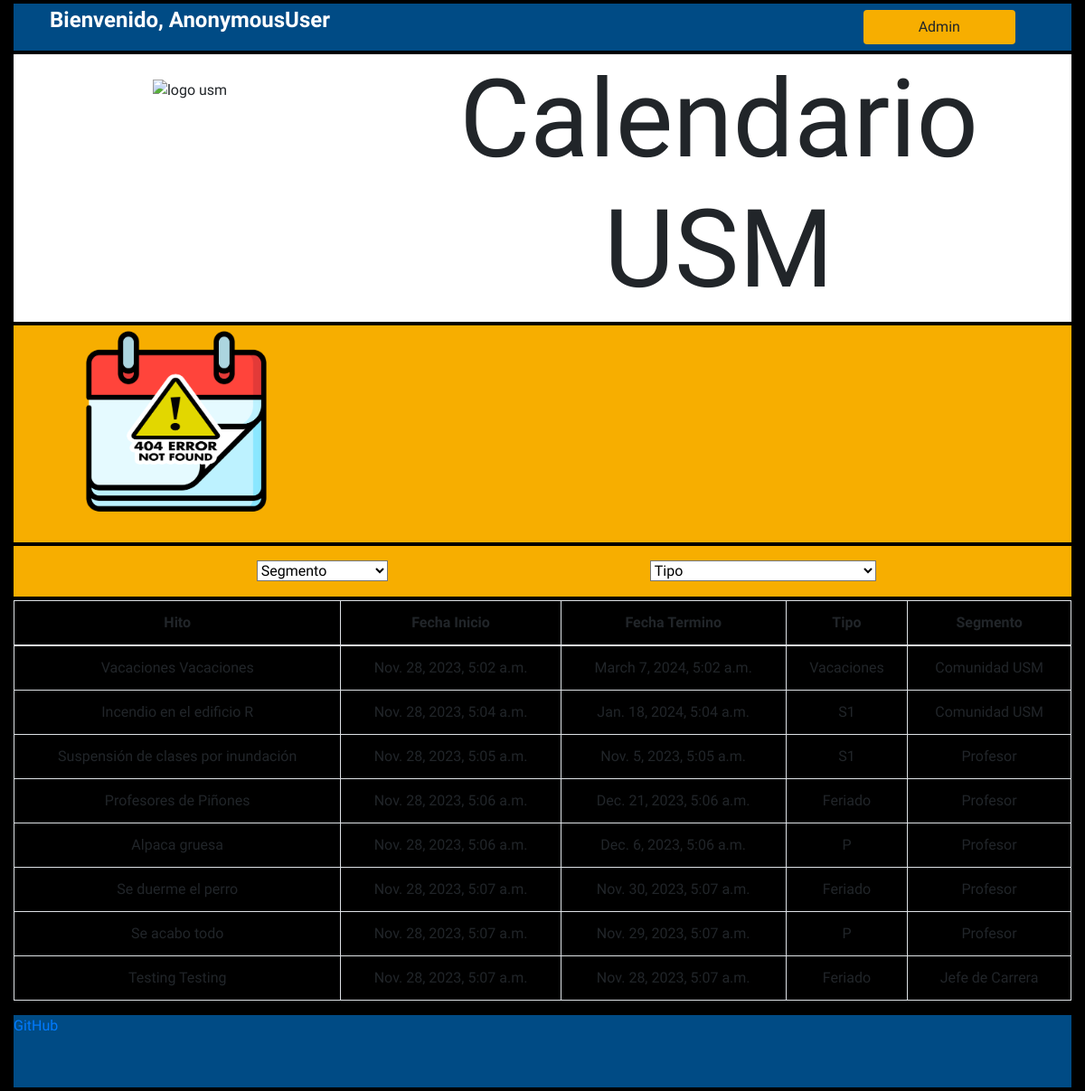
The app's page /, older data.
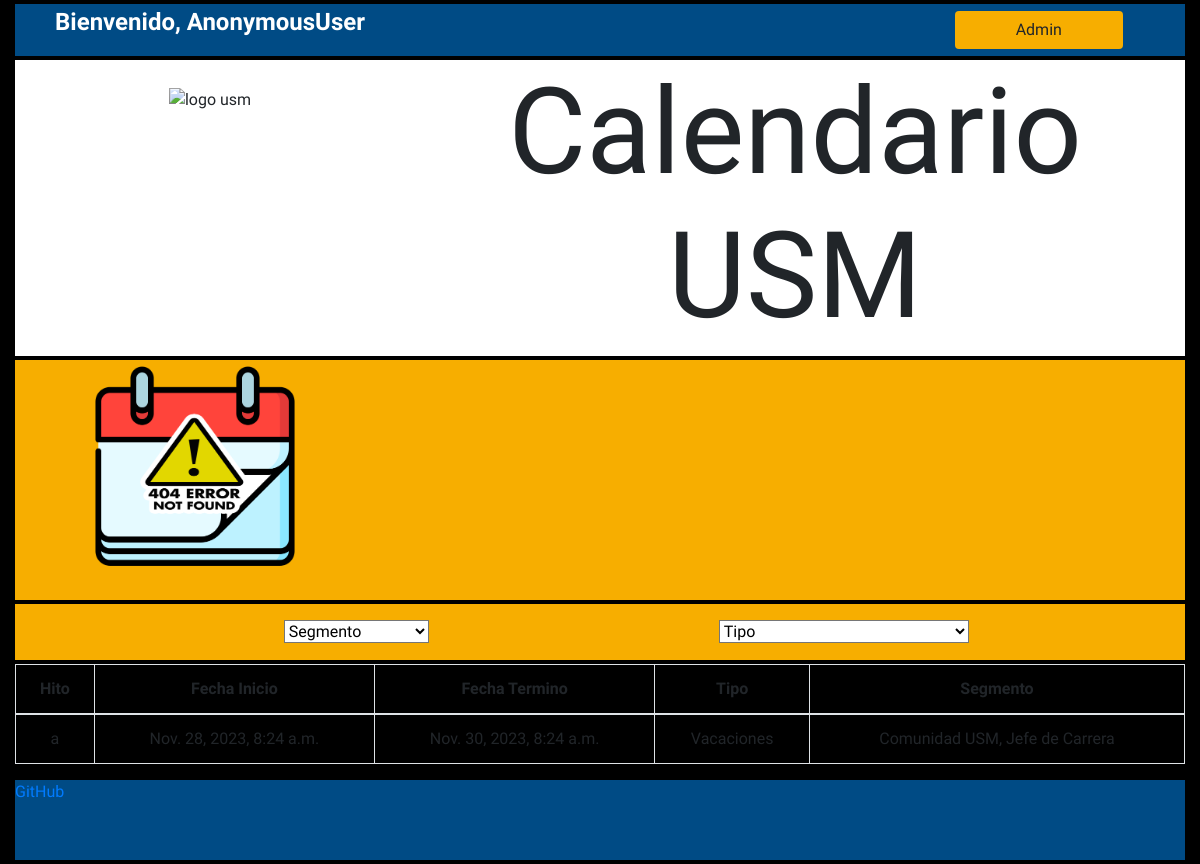
The same page, newer data.
### nuestrapp/models.py (models this page shows, shortened)
class Evento(models.Model):
    fecha_inicio = models.DateTimeField()
    fecha_termino = models.DateTimeField()
    titulo = models.CharField(max_length=50)
    descripcion = models.TextField(max_length=300)
    tipo_tipo = models.CharField(max_length=10,choices=TIPO_TIPO)
    tipo_segmento = MultiSelectField(choices=TIPO_SEGMENTO,
                                max_length=10)

### nuestrapp/views.py (the view)
# urls.py: path('', views.index, name="index"),
def index(request):
    respuestaSegmento = request.GET.get('Segmento')
    respuestaTipo = request.GET.get('Tipo')
    mostrar = False
    for u in UsuarioSegmento.objects.all():
        if u.usuario == request.user:
            segmento_usuario = u.tipo_segmento
            if (segmento_usuario in ["P","J"]):
                mostrar = True
    Usuario = request.user
    segmentos={"Comunidad_USM":'C',
                "Estudiante":'E',
                "Profesor":'P',
                "Jefe_de_Carrera":'J',
            }
    tipos = {"Vacaciones":'V',
            "Feriado":'F',
            "Suspensión_de_actividades":'SA',
            "Suspensión_de_actividades_PM":'SAPM',
            "Periodo_Lectivo":'PL',
            "Suspensión_de_evaluaciones":'SE',
            "Ceremonia":'C',
            "EDDA":'EDDA',
            "Evaluación":'E',
            "Ayudantías":'A',
            "Hito_Académico":'HA',
            "Secretaría_Académica":'SECA',
            "OAI":'OAI',
        }
    if (respuestaSegmento == 'Segmento' or respuestaSegmento == None) and (respuestaTipo == 'Tipo' or respuestaTipo == None): #Segmento none / Tipo none
        actividades = Evento.objects.all()
    elif (respuestaSegmento != 'Segmento') and (respuestaTipo != 'Tipo'): #Segmento [X] / Tipo [X]
        actividades = Evento.objects.filter(tipo_tipo__contains=tipos[respuestaTipo]).filter(tipo_segmento__contains=segmentos[respuestaSegmento])
    elif (respuestaSegmento != 'Segmento') and (respuestaTipo == 'Tipo' or respuestaTipo == None): #Segmento [X] / Tipo none
        actividades = Evento.objects.filter(tipo_segmento__contains=segmentos[respuestaSegmento])
    elif (respuestaSegmento == 'Segmento' or respuestaSegmento == None) and (respuestaTipo != 'Tipo'): #Segmento none / Tipo [X]
        actividades = Evento.objects.filter(tipo_tipo__contains=tipos[respuestaTipo])
    actividades_siguientes = []
    c=0
    if (mostrar==True):
        for event in Evento.objects.filter(tipo_segmento__contains=segmento_usuario).order_by('-fecha_termino').reverse():
            if (c  < 3):
                actividades_siguientes.append(event)
            c+=1
    data={
        "actividades":actividades.order_by('-fecha_inicio').reverse(),
        "Segmentos":segmentos,
        "Tipos":tipos,
        "respuestaSegmento":respuestaSegmento,
        "respuestaTipo":respuestaTipo,
        "Usuario":Usuario,
        "mostrar":mostrar,
        "actividades_siguientes":actividades_siguientes,
    }
    return render(request, 'nuestrapp/base.html',data)

### nuestrapp/templates/nuestrapp/base.html (shortened to what this page needs)
{% load static %}
<!DOCTYPE html>
<html lang="es">
<head>
    <link rel="stylesheet" href="{%static 'nuestrapp/css/bootstrap.css'%}">
    <link rel="stylesheet" href="{%static 'nuestrapp/css/estiloss.css'%}">
</head>
<body style="background-color:#000000">
    <div class="container-fluid">
        <div id="inicio">
            <div class="row">
                <div class="col-4"><p style="font-size: 2vw;font-weight: bolder;text-align: center;">Bienvenido, {{Usuario}}</p></div>
                <div class="col-3"><a href="http://127.0.0.1:8000/admin" class="btn" tabindex="-1" role="button" aria-disabled="true" style="min-width: 14vw;">Admin</a></div></div>
            </div>
        <div class="row borde"></div>
        <div class="row" id="logo">
            <div class="col-4"><img class="text-center" src="https://comunicaciones.usm.cl/wp-content/uploads/2023/09/logo_ref_horizontal_u.png" alt="logo usm" style="min-height: 30vh;"></div>
            <div class="col-8"><h1 style="font-size: 15vh;">Calendario USM</h1></div>
        </div>
        <div class="row borde"></div>
        <div class="row" id="calendario" style="background-color: #F7AE00;">
            {% include 'nuestrapp/calendario.html' %}
        </div>
        <div class="row borde"></div>
            {% include 'nuestrapp/filtro.html' %}
            <div class="row borde"></div>
            {% include 'nuestrapp/tabla.html' %}
        <footer>
            <div class="row"><a href="https://github.com/Yarkowo/TLP-grupo-3">GitHub</a></div>
        </footer>
    </div>
</body>
</html>

### nuestrapp/templates/nuestrapp/tabla.html (shortened to what this page needs)
<div class="row">
<table class="table table-bordered">
      <thead>
        <tr>
          <th scope="col">Hito</th>
          <th scope="col">Fecha Inicio</th>
          <th scope="col">Fecha Termino</th>
          <th scope="col">Tipo</th>
          <th scope="col">Segmento</th>
        </tr>
      </thead>
      <tbody class="table-group-divider">
        {% for actividad in actividades %}
        <tr>
          <td>{{actividad.titulo}}</td>
          <td>{{actividad.fecha_inicio}}</td>
          <td>{{actividad.fecha_termino}}</td>
          <td>{{actividad.get_tipo_tipo_display}}</td>
          <td>{{actividad.get_tipo_segmento_display}}</td>
        </tr>
        {% endfor %}
      </tbody>
    </table>
</div>

Row changes from the older to the newer data that the page shows:
removed Evento: titulo "Incendio en el edificio R", fecha_inicio "Nov. 28, 2023, 5:04 a.m.", fecha_termino "Jan. 18, 2024, 5:04 a.m.", tipo_tipo "S1", tipo_segmento "Comunidad USM"
removed Evento: titulo "Suspensión de clases por inundación", fecha_inicio "Nov. 28, 2023, 5:05 a.m.", fecha_termino "Nov. 5, 2023, 5:05 a.m.", tipo_tipo "S1", tipo_segmento "Profesor"
removed Evento: titulo "Profesores de Piñones", fecha_inicio "Nov. 28, 2023, 5:06 a.m.", fecha_termino "Dec. 21, 2023, 5:06 a.m.", tipo_tipo "Feriado", tipo_segmento "Profesor"
removed Evento: titulo "Alpaca gruesa", fecha_inicio "Nov. 28, 2023, 5:06 a.m.", fecha_termino "Dec. 6, 2023, 5:06 a.m.", tipo_tipo "P", tipo_segmento "Profesor"
removed Evento: titulo "Se duerme el perro", fecha_inicio "Nov. 28, 2023, 5:07 a.m.", fecha_termino "Nov. 30, 2023, 5:07 a.m.", tipo_tipo "Feriado", tipo_segmento "Profesor"
removed Evento: titulo "Se acabo todo", fecha_inicio "Nov. 28, 2023, 5:07 a.m.", fecha_termino "Nov. 29, 2023, 5:07 a.m.", tipo_tipo "P", tipo_segmento "Profesor"
removed Evento: titulo "Testing Testing", fecha_inicio "Nov. 28, 2023, 5:07 a.m.", fecha_termino "Nov. 28, 2023, 5:07 a.m.", tipo_tipo "Feriado", tipo_segmento "Jefe de Carrera"
changed Evento "Vacaciones": titulo "Vacaciones Vacaciones" → "a"; fecha_inicio "Nov. 28, 2023, 5:02 a.m." → "Nov. 28, 2023, 8:24 a.m."; fecha_termino "March 7, 2024, 5:02 a.m." → "Nov. 30, 2023, 8:24 a.m."; tipo_segmento "Comunidad USM" → "Comunidad USM, Jefe de Carrera"
